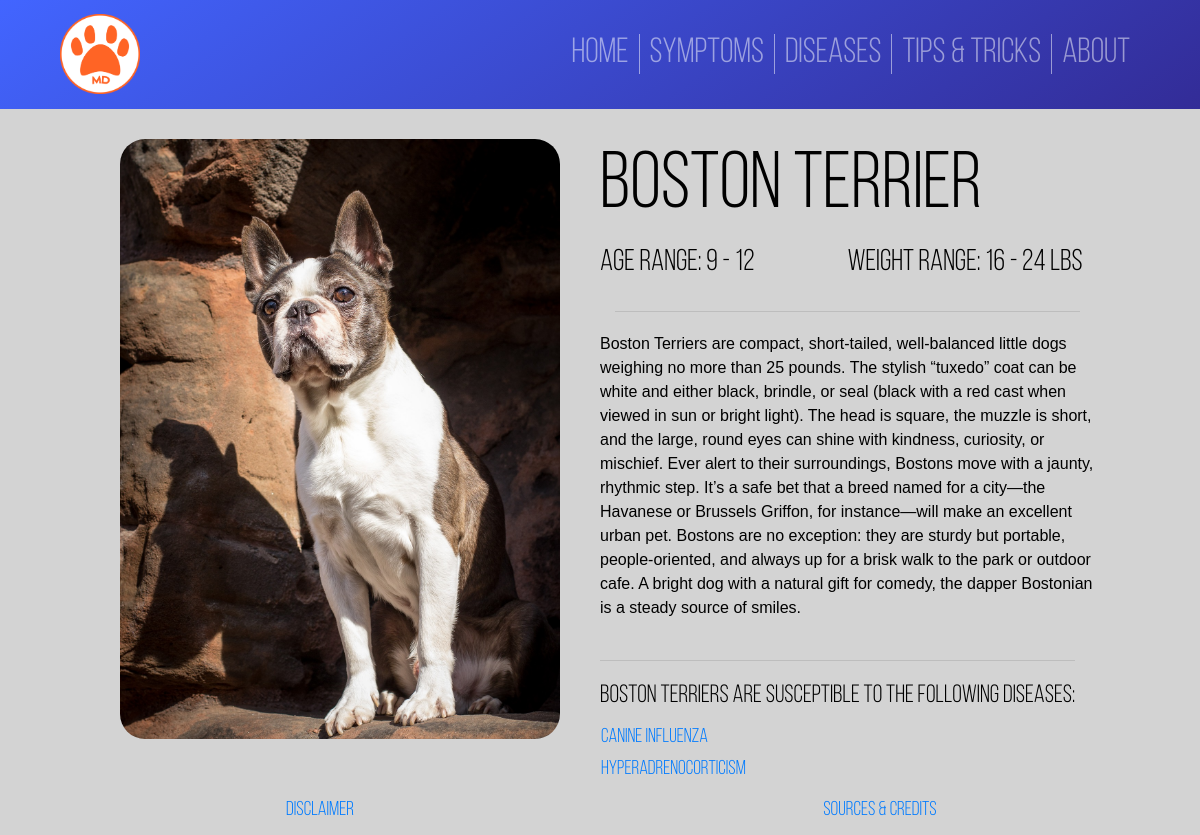
Screenshot of /Home/breed.php?breed_id=4 with the database file from the repository.
### tables this page shows
CREATE TABLE `breeds` (
  `Bre_id` int(11) DEFAULT NULL,
  `Bre_name` varchar(50) DEFAULT NULL,
  `Bre_code` char(3) DEFAULT NULL,
  `image` text,
  `age` int(11) DEFAULT NULL,
  `weight` float DEFAULT NULL,
  `description` text
);

CREATE TABLE `diseases` (
  `Dis_id` int(11) NOT NULL,
  `Dis_name` varchar(128) NOT NULL,
  `Dis_common` varchar(64) DEFAULT NULL,
  `Description` varchar(3000) DEFAULT NULL,
  `Transmission` varchar(3000) DEFAULT NULL,
  `Prevention` varchar(3000) DEFAULT NULL,
  `Treatment` varchar(3000) DEFAULT NULL,
  `Picture` varchar(256) DEFAULT NULL,
  `Reference` varchar(256) DEFAULT NULL,
  PRIMARY KEY (`Dis_id`)
);

### Home/breed.php (the view, shortened to what this page needs)
<!DOCTYPE html>
<html lang="en">
<head>
    <?php
        include("../Master/header.php");
        include("../Master/connection.php");
    ?>
    <?php
        $breed_id = $_GET['breed_id'];
        $getBreedInfo = $conn->prepare("SELECT * FROM Breeds WHERE Bre_id=?");
        $getBreedInfo->bind_param("i", $breed_id);
        $getBreedInfo->execute();
        $result = $getBreedInfo->get_result();
        while($row = $result->fetch_assoc()){
            $name = $row["Bre_name"];
            $imgSrc = $row["image"];
            $age = $row["age"];
            $weight = $row["weight"];
            $description = $row["description"];
        }
        $getConnect_BD = $conn->prepare("SELECT Dis_name FROM connect_bd JOIN diseases on diseases.dis_id = connect_bd.dis_id and Bre_id = ?");
        $getConnect_BD->bind_param("i", $breed_id);
        $getConnect_BD->execute();
        $connect_bd = $getConnect_BD->get_result();
    ?>
</head>
<body>
    <div class="page-container">
        <br>
        <div class="row" id="top">
            <div class="col-lg-6" id="image_container">
                <img id="image" src="../<?php echo $imgSrc; ?>">
            </div>
            <div class="col-lg-6">
                <div class="row" id="divName"><h1 id="name"><?php echo $name; ?></h1></div>
                <div class="row" id="ageweight">
                    <div class="col-lg-6 p-0"><h3 id="age">Age range: <?php echo $age-2, ' - ', $age+1; ?></h3></div>
                    <div class="col-lg-6 p-0"><h3 id="weight">Weight range: <?php echo $weight-($weight*0.2), ' - ', $weight+($weight*0.2); ?> lbs</h3></div>
                </div>
                <hr>
                <div class="row">
                    <p id="description"><?php echo $description; ?></p>
                </div>
                <div class="row">
                    <div>
                        <?php
                            if($connect_bd->num_rows > 0){
                                echo '<hr><h5>'.$name.'s are susceptible to the following diseases:</h5>';
                            }
                        ?>
                    </div>
                </div>
                <div class="row">
                    <table>
                    <?php
                        while($row = $connect_bd->fetch_assoc()){
                            $dis_name = $row["Dis_name"];
                            echo '<tr><td><a class="disease_row" href="#'.$dis_name.'">'.$dis_name.'</a></td></tr>';
                        }
                    ?>
                    </table>
                </div>
            </div>
        </div>
    </div>
    <?php include("../Master/footer.php");?>
</body>
</html>

### Master/Master_CSS/main.css (style rules this page uses)
:root { font-size: 20px; font-family: 'Bebas Neue'; --text-primary: #000000; --text-secondary: #FF6425; --bg-primary: linear-gradient(to bottom right, #ffae00, rgb(255, 0, 179)); --primary: #FF6425; }
body { color: var(--text-primary); font-family: "Bebas Neue Book"; background-color: lightgray; }
.page-container { position: relative; height: 100%; }

### Home/breed.php (style rules this page uses)
.page-container { margin-left: 10vw; margin-right:10vw; }
#image_container { position:relative; height: 30rem; width:10rem; text-align:right; overflow:hidden; padding-right:2rem; }
#image { height:100%; width:100%; border-radius: 25px; object-fit:cover; }
#divName, #name { color:black; font-size:4rem; }
#age { color:black; font-size:1.5rem; }
#weight { color:black; font-size:1.5rem; }
#description { color:black; font-family: 'Lucida Sans', 'Lucida Sans Regular', 'Lucida Grande', 'Lucida Sans Unicode', Geneva, Verdana, sans-serif; font-size:.8rem; }
.disease_row { display:block; }

### rows the page displays
breeds: image (picture), Bre_name "Boston Terrier", $age-2 "9", $age+1 "12", $weight-($weight*0.2) "16", $weight+($weight*0.2) "24", description "Boston Terriers are compact, short-tailed, well-balanced little dogs weighing no more than 25 pounds. The stylish “tuxedo” coat can be white and either black, brindle, or seal (black with a red cast when viewed in sun or bright light). The head is square, the muzzle is short, and the large, round eyes can shine with kindness, curiosity, or mischief. Ever alert to their surroundings, Bostons move with a jaunty, rhythmic step. It’s a safe bet that a breed named for a city—the Havanese or Brussels Griffon, for instance—will make an excellent urban pet. Bostons are no exception: they are sturdy but portable, people-oriented, and always up for a brisk walk to the park or outdoor cafe. A bright…"
diseases: Dis_name "Canine Influenza"
diseases: Dis_name "Hyperadrenocorticism"
